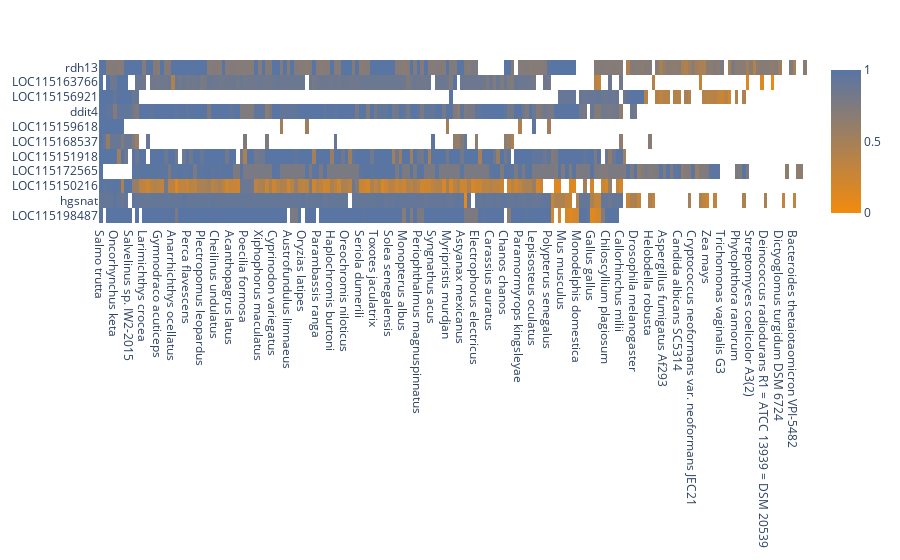

The cell this chart's notebook holds for it:
### Code cell
fig = pp.plot(height=700)
fig.show()

### Figure 1 — Plotly figure (JSON) as saved in the notebook; plotly's stock layout.template omitted (floating-point values rounded to 4 significant figures; data arrays with more than 128 entries replaced by an {"elided": "..."} marker saying what was removed)
{"data": [{"coloraxis": "coloraxis", "hovertemplate": "x: %{x}<br>y: %{y}<br>color: %{z}<extra></extra>", "name": "0", "type": "heatmap", "x": {"elided": "196 str values"}, "xaxis": "x", "y": ["rdh13", "LOC115163766", "LOC115156921", "ddit4", "LOC115159618", "LOC115168537", "LOC115151918", "LOC115172565", "LOC115150216", "hgsnat", "LOC115198487"], "yaxis": "y", "z": {"elided": "11x196 float values"}}], "layout": {"autosize": true, "coloraxis": {"colorscale": [[0, "white"], [1e-08, "rgb(242, 139, 13)"], [1, "rgb(88, 117, 164)"]]}, "margin": {"t": 60}, "xaxis": {"anchor": "y", "autorange": true, "domain": [0, 1], "range": [-0.5, 195.5], "type": "category"}, "yaxis": {"anchor": "x", "autorange": true, "domain": [0, 1], "range": [10.5, -0.5], "type": "category"}}}
